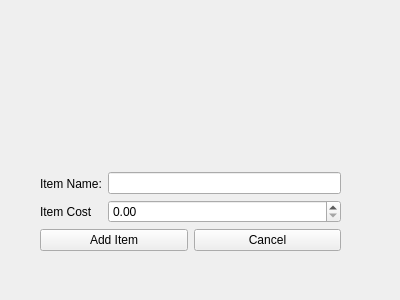
<?xml version="1.0" encoding="UTF-8"?>
<ui version="4.0">
 <class>addSouvenir</class>
 <widget class="QDialog" name="addSouvenir">
  <property name="geometry">
   <rect>
    <x>0</x>
    <y>0</y>
    <width>400</width>
    <height>300</height>
   </rect>
  </property>
  <property name="windowTitle">
   <string>Dialog</string>
  </property>
  <property name="styleSheet">
   <string notr="true">QToolTip {
    border: 1px solid #76797C;
    background-color: #5A7566;
    color: white;
    padding: 0px;                /*remove padding, for fix combobox tooltip.*/
    opacity: 200;
}

QWidget {
    background: qlineargradient(x1:0 y1:0, x2:1 y2:0, stop:0 #000000, stop:1 #434343);

    selection-background-color: #3daee9;
    selection-color: #eff0f1;
    background-clip: border;
    border-image: none;
    border: 0px transparent black;
    outline: 0;
color:white;
}
QHBoxLayout {
    background-color:black;
}

QWidget:item:hover {
    background-color: #18465d;
    color: #eff0f1;
}

QWidget:item:selected {
    background-color: #18465d;
}

QCheckBox {
    spacing: 5px;
    outline: none;
    color: #eff0f1;
    margin-bottom: 2px;
}

QCheckBox:disabled {
    color: #76797C;
}

QCheckBox::indicator,
QGroupBox::indicator {
    width: 18px;
    height: 18px;
}

QGroupBox::indicator {
    margin-left: 2px;
}

QCheckBox::indicator:unchecked {
    image: url(:/qss_icons/rc/checkbox_unchecked.png);
}

QCheckBox::indicator:unchecked:hover,
QCheckBox::indicator:unchecked:focus,
QCheckBox::indicator:unchecked:pressed,
QGroupBox::indicator:unchecked:hover,
QGroupBox::indicator:unchecked:focus,
QGroupBox::indicator:unchecked:pressed {
    border: none;
    image: url(:/qss_icons/rc/checkbox_unchecked_focus.png);
}

QCheckBox::indicator:checked {
    image: url(:/qss_icons/rc/checkbox_checked.png);
}

QCheckBox::indicator:checked:hover,
QCheckBox::indicator:checked:focus,
QCheckBox::indicator:checked:pressed,
QGroupBox::indicator:checked:hover,
QGroupBox::indicator:checked:focus,
QGroupBox::indicator:checked:pressed {
    border: none;
    image: url(:/qss_icons/rc/checkbox_checked_focus.png);
}

QCheckBox::indicator:indeterminate {
    image: url(:/qss_icons/rc/checkbox_indeterminate.png);
}

QCheckBox::indicator:indeterminate:focus,
QCheckBox::indicator:indeterminate:hover,
QCheckBox::indicator:indeterminate:pressed {
    image: url(:/qss_icons/rc/checkbox_indeterminate_focus.png);
}

QCheckBox::indicator:checked:disabled,
QGroupBox::indicator:checked:disabled {
    image: url(:/qss_icons/rc/checkbox_checked_disabled.png);
}

QCheckBox::indicator:unchecked:disabled,
QGroupBox::indicator:unchecked:disabled {
    image: url(:/qss_icons/rc/checkbox_unchecked_disabled.png);
}

QRadioButton {
    spacing: 5px;
    outline: none;
    color: #eff0f1;
    margin-bottom: 2px;
}

QRadioButton:disabled {
    color: #76797C;
}

QRadioButton::indicator {
    width: 21px;
    height: 21px;
}

QRadioButton::indicator:unchecked {
    image: url(:/qss_icons/rc/radio_unchecked.png);
}

QRadioButton::indicator:unchecked:hover,
QRadioButton::indicator:unchecked:focus,
QRadioButton::indicator:unchecked:pressed {
    border: none;
    outline: none;
    image: url(:/qss_icons/rc/radio_unchecked_focus.png);
}

QRadioButton::indicator:checked {
    border: none;
    outline: none;
    image: url(:/qss_icons/rc/radio_checked.png);
}

QRadioButton::indicator:checked:hover,
QRadioButton::indicator:checked:focus,
QRadioButton::indicator:checked:pressed {
    border: none;
    outline: none;
    image: url(:/qss_icons/rc/radio_checked_focus.png);
}

QRadioButton::indicator:checked:disabled {
    outline: none;
    image: url(:/qss_icons/rc/radio_checked_disabled.png);
}

QRadioButton::indicator:unchecked:disabled {
    image: url(:/qss_icons/rc/radio_unchecked_disabled.png);
}

QMenuBar {
    background-color: #31363b;
    color: #eff0f1;
}

QMenuBar::item {
    background: transparent;
}

QMenuBar::item:selected {
    background: transparent;
    border: 1px solid #76797C;
}

QMenuBar::item:pressed {
    border: 1px solid #76797C;
    background-color: #3daee9;
    color: #eff0f1;
    margin-bottom: -1px;
    padding-bottom: 1px;
}

QMenu {
    border: 1px solid #76797C;
    color: #eff0f1;
    margin: 2px;
}

QMenu::icon {
    margin: 5px;
}

QMenu::item {
    padding: 5px 30px 5px 30px;
    border: 1px solid transparent;
    /* reserve space for selection border */
}

QMenu::item:selected {
    color: #eff0f1;
}

QMenu::separator {
    height: 2px;
    background: lightblue;
    margin-left: 10px;
    margin-right: 5px;
}

QMenu::indicator {
    width: 18px;
    height: 18px;
}


/* non-exclusive indicator = check box style indicator
   (see QActionGroup::setExclusive) */

QMenu::indicator:non-exclusive:unchecked {
    image: url(:/qss_icons/rc/checkbox_unchecked.png);
}

QMenu::indicator:non-exclusive:unchecked:selected {
    image: url(:/qss_icons/rc/checkbox_unchecked_disabled.png);
}

QMenu::indicator:non-exclusive:checked {
    image: url(:/qss_icons/rc/checkbox_checked.png);
}

QMenu::indicator:non-exclusive:checked:selected {
    image: url(:/qss_icons/rc/checkbox_checked_disabled.png);
}


/* exclusive indicator = radio button style indicator (see QActionGroup::setExclusive) */

QMenu::indicator:exclusive:unchecked {
    image: url(:/qss_icons/rc/radio_unchecked.png);
}

QMenu::indicator:exclusive:unchecked:selected {
    image: url(:/qss_icons/rc/radio_unchecked_disabled.png);
}

QMenu::indicator:exclusive:checked {
    image: url(:/qss_icons/rc/radio_checked.png);
}

QMenu::indicator:exclusive:checked:selected {
    image: url(:/qss_icons/rc/radio_checked_disabled.png);
}

QMenu::right-arrow {
    margin: 5px;
    image: url(:/qss_icons/rc/right_arrow.png)
}

QWidget:disabled {
    color: #454545;
    background-color: #31363b;
}

QAbstractItemView {
    alternate-background-color: #31363b;
    color: #eff0f1;
    border: 1px solid #3A3939;
    border-radius: 2px;
}

QWidget:focus,
QMenuBar:focus {
    border: 1px solid #3daee9;
}

QTabWidget:focus,
QCheckBox:focus,
QRadioButton:focus,
QSlider:focus {
    border: none;
}

QLineEdit {
    background-color: #232629;
    padding: 5px;
    border-style: solid;
    border: 1px solid #76797C;
    border-radius: 2px;
    color: #eff0f1;
}

QAbstractItemView QLineEdit {
    padding: 0;
}

QGroupBox {
    border: 1px solid #76797C;
    border-radius: 2px;
    margin-top: 20px;
}

QGroupBox::title {
    subcontrol-origin: margin;
    subcontrol-position: top center;
    padding-left: 10px;
    padding-right: 10px;
    padding-top: 10px;
}

QAbstractScrollArea {
    border-radius: 2px;
    border: 1px solid #76797C;
    background-color: transparent;
}

QScrollBar:horizontal {
    height: 15px;
    margin: 3px 15px 3px 15px;
    border: 1px transparent #2A2929;
    border-radius: 4px;
    background-color: #2A2929;
}

QScrollBar::handle:horizontal {
    background-color: #605F5F;
    min-width: 5px;
    border-radius: 4px;
}

QScrollBar::add-line:horizontal {
    margin: 0px 3px 0px 3px;
    border-image: url(:/qss_icons/rc/right_arrow_disabled.png);
    width: 10px;
    height: 10px;
    subcontrol-position: right;
    subcontrol-origin: margin;
}

QScrollBar::sub-line:horizontal {
    margin: 0px 3px 0px 3px;
    border-image: url(:/qss_icons/rc/left_arrow_disabled.png);
    height: 10px;
    width: 10px;
    subcontrol-position: left;
    subcontrol-origin: margin;
}

QScrollBar::add-line:horizontal:hover,
QScrollBar::add-line:horizontal:on {
    border-image: url(:/qss_icons/rc/right_arrow.png);
    height: 10px;
    width: 10px;
    subcontrol-position: right;
    subcontrol-origin: margin;
}

QScrollBar::sub-line:horizontal:hover,
QScrollBar::sub-line:horizontal:on {
    border-image: url(:/qss_icons/rc/left_arrow.png);
    height: 10px;
    width: 10px;
    subcontrol-position: left;
    subcontrol-origin: margin;
}

QScrollBar::up-arrow:horizontal,
QScrollBar::down-arrow:horizontal {
    background: none;
}

QScrollBar::add-page:horizontal,
QScrollBar::sub-page:horizontal {
    background: none;
}

QScrollBar:vertical {
    background-color: #2A2929;
    width: 15px;
    margin: 15px 3px 15px 3px;
    border: 1px transparent #2A2929;
    border-radius: 4px;
}

QScrollBar::handle:vertical {
    background-color: #605F5F;
    min-height: 5px;
    border-radius: 4px;
}

QScrollBar::sub-line:vertical {
    margin: 3px 0px 3px 0px;
    border-image: url(:/qss_icons/rc/up_arrow_disabled.png);
    height: 10px;
    width: 10px;
    subcontrol-position: top;
    subcontrol-origin: margin;
}

QScrollBar::add-line:vertical {
    margin: 3px 0px 3px 0px;
    border-image: url(:/qss_icons/rc/down_arrow_disabled.png);
    height: 10px;
    width: 10px;
    subcontrol-position: bottom;
    subcontrol-origin: margin;
}

QScrollBar::sub-line:vertical:hover,
QScrollBar::sub-line:vertical:on {
    border-image: url(:/qss_icons/rc/up_arrow.png);
    height: 10px;
    width: 10px;
    subcontrol-position: top;
    subcontrol-origin: margin;
}

QScrollBar::add-line:vertical:hover,
QScrollBar::add-line:vertical:on {
    border-image: url(:/qss_icons/rc/down_arrow.png);
    height: 10px;
    width: 10px;
    subcontrol-position: bottom;
    subcontrol-origin: margin;
}

QScrollBar::up-arrow:vertical,
QScrollBar::down-arrow:vertical {
    background: none;
}

QScrollBar::add-page:vertical,
QScrollBar::sub-page:vertical {
    background: none;
}

QTextEdit {
    background-color: #232629;
    color: #eff0f1;
    border: 1px solid #76797C;
}

QPlainTextEdit {
    background-color: #232629;
    ;
    color: #eff0f1;
    border-radius: 2px;
    border: 1px solid #76797C;
}

QHeaderView::section {
    background-color: #76797C;
    color: #eff0f1;
    padding: 5px;
    border: 1px solid #76797C;
}

QSizeGrip {
    image: url(:/qss_icons/rc/sizegrip.png);
    width: 12px;
    height: 12px;
}

QMainWindow::separator {
    background-color: #31363b;
    color: white;
    padding-left: 4px;
    spacing: 2px;
    border: 1px dashed #76797C;
}

QMainWindow::separator:hover {
    background-color: #787876;
    color: white;
    padding-left: 4px;
    border: 1px solid #76797C;
    spacing: 2px;
}

QMenu::separator {
    height: 1px;
    background-color: #76797C;
    color: white;
    padding-left: 4px;
    margin-left: 10px;
    margin-right: 5px;
}

QFrame {
    border-radius: 2px;
    border: 1px solid #76797C;
}

QFrame[frameShape=&quot;0&quot;] {
    border-radius: 2px;
    border: 1px transparent #76797C;
}

QStackedWidget {
    border: 1px transparent black;
}

QToolBar {
    border: 1px transparent #393838;
    background: 1px solid #31363b;
    font-weight: bold;
}

QToolBar::handle:horizontal {
    image: url(:/qss_icons/rc/Hmovetoolbar.png);
}

QToolBar::handle:vertical {
    image: url(:/qss_icons/rc/Vmovetoolbar.png);
}

QToolBar::separator:horizontal {
    image: url(:/qss_icons/rc/Hsepartoolbar.png);
}

QToolBar::separator:vertical {
    image: url(:/qss_icons/rc/Vsepartoolbar.png);
}

QToolButton#qt_toolbar_ext_button {
    background: #58595a
}

QPushButton {
    color: white;
    background: qlineargradient(x1:0 y1:0, x2:1 y2:0, stop:0 #333333, stop:1 #dd1818);

    border-width: 1px;
    border-color: rgb(255, 0, 24);
    border-style: solid;
    padding: 5px;
    border-radius: 2px;
    outline: none;
}

QPushButton:pressed {
    background-color: #e65c00;
    padding-top: -15px;
    padding-bottom: -17px;
}

QComboBox {
    selection-background-color: #3daee9;
    border-style: solid;
    border: 1px solid #76797C;
    border-radius: 2px;
    padding: 5px;
    min-width: 75px;
}

QPushButton:checked {
    background-color: #76797C;
    border-color: #6A6969;
}

QComboBox:hover,
QPushButton:hover,
QAbstractSpinBox:hover,
QLineEdit:hover,
QTextEdit:hover,
QPlainTextEdit:hover,
QAbstractView:hover,
QTreeView:hover {
    border: 2px solid yellow;
    color: yellow;
}

QComboBox:on {
    padding-top: 3px;
    padding-left: 4px;
    selection-background-color: rgba(255, 0, 0, 0.5);
}

QComboBox QAbstractItemView {
    background-color: #232629;
    border-radius: 2px;
    border: 1px solid #76797C;
    selection-background-color: #18465d;
}

QComboBox::drop-down {
    subcontrol-origin: padding;
    subcontrol-position: top right;
    width: 15px;
    border-left-width: 0px;
    border-left-color: darkgray;
    border-left-style: solid;
    border-top-right-radius: 3px;
    border-bottom-right-radius: 3px;
}

QComboBox::down-arrow {
    image: url(:/qss_icons/rc/down_arrow_disabled.png);
}

QComboBox::down-arrow:on,
QComboBox::down-arrow:hover,
QComboBox::down-arrow:focus {
    image: url(:/qss_icons/rc/down_arrow.png);
}

QAbstractSpinBox {
    padding: 5px;
    border: 1px solid #76797C;
    background-color: #232629;
    color: #eff0f1;
    border-radius: 2px;
    min-width: 75px;
}

QAbstractSpinBox:up-button {
    background-color: transparent;
    subcontrol-origin: border;
    subcontrol-position: center right;
}

QAbstractSpinBox:down-button {
    background-color: transparent;
    subcontrol-origin: border;
    subcontrol-position: center left;
}

QAbstractSpinBox::up-arrow,
QAbstractSpinBox::up-arrow:disabled,
QAbstractSpinBox::up-arrow:off {
    image: url(:/qss_icons/rc/up_arrow_disabled.png);
    width: 10px;
    height: 10px;
}

QAbstractSpinBox::up-arrow:hover {
    image: url(:/qss_icons/rc/up_arrow.png);
}

QAbstractSpinBox::down-arrow,
QAbstractSpinBox::down-arrow:disabled,
QAbstractSpinBox::down-arrow:off {
    image: url(:/qss_icons/rc/down_arrow_disabled.png);
    width: 10px;
    height: 10px;
}

QAbstractSpinBox::down-arrow:hover {
    image: url(:/qss_icons/rc/down_arrow.png);
}

QLabel {
    border: 0px solid black;
}

QTabWidget {
    border: 0px transparent black;
}

QTabWidget::pane {
    border: 1px solid #76797C;
    padding: 5px;
    margin: 0px;
}

QTabWidget::tab-bar {
    /* left: 5px; move to the right by 5px */
}

QTabBar {
    qproperty-drawBase: 0;
    border-radius: 3px;
}

QTabBar:focus {
    border: 0px transparent black;
}

QTabBar::close-button {
    image: url(:/qss_icons/rc/close.png);
    background: transparent;
}

QTabBar::close-button:hover {
    image: url(:/qss_icons/rc/close-hover.png);
    background: transparent;
}

QTabBar::close-button:pressed {
    image: url(:/qss_icons/rc/close-pressed.png);
    background: transparent;
}


/* TOP TABS */

QTabBar::tab:top {
    color: #eff0f1;
    border: 1px solid #76797C;
    border-bottom: 1px transparent black;
    background-color: #31363b;
    padding: 5px;
    min-width: 50px;
    border-top-left-radius: 2px;
    border-top-right-radius: 2px;
}

QTabBar::tab:top:selected {
    color: #eff0f1;
    background-color: #54575B;
    border: 1px solid #76797C;
    border-bottom: 2px solid #3daee9;
    border-top-left-radius: 2px;
    border-top-right-radius: 2px;
}

QTabBar::tab:top:!selected:hover {
    background-color: #3daee9;
}


/* BOTTOM TABS */

QTabBar::tab:bottom {
    color: #eff0f1;
    border: 1px solid #76797C;
    border-top: 1px transparent black;
    background-color: #31363b;
    padding: 5px;
    border-bottom-left-radius: 2px;
    border-bottom-right-radius: 2px;
    min-width: 50px;
}

QTabBar::tab:bottom:selected {
    color: #eff0f1;
    background-color: #54575B;
    border: 1px solid #76797C;
    border-top: 2px solid #3daee9;
    border-bottom-left-radius: 2px;
    border-bottom-right-radius: 2px;
}

QTabBar::tab:bottom:!selected:hover {
    background-color: #3daee9;
}


/* LEFT TABS */

QTabBar::tab:left {
    color: #eff0f1;
    border: 1px solid #76797C;
    border-left: 1px transparent black;
    background-color: #31363b;
    padding: 5px;
    border-top-right-radius: 2px;
    border-bottom-right-radius: 2px;
    min-height: 50px;
}

QTabBar::tab:left:selected {
    color: #eff0f1;
    background-color: #54575B;
    border: 1px solid #76797C;
    border-left: 2px solid #3daee9;
    border-top-right-radius: 2px;
    border-bottom-right-radius: 2px;
}

QTabBar::tab:left:!selected:hover {
    background-color: #3daee9;
}


/* RIGHT TABS */

QTabBar::tab:right {
    color: #eff0f1;
    border: 1px solid #76797C;
    border-right: 1px transparent black;
    background-color: #31363b;
    padding: 5px;
    border-top-left-radius: 2px;
    border-bottom-left-radius: 2px;
    min-height: 50px;
}

QTabBar::tab:right:selected {
    color: #eff0f1;
    background-color: #54575B;
    border: 1px solid #76797C;
    border-right: 2px solid #3daee9;
    border-top-left-radius: 2px;
    border-bottom-left-radius: 2px;
}

QTabBar::tab:right:!selected:hover {
    background-color: #3daee9;
}

QTabBar QToolButton::right-arrow:enabled {
    image: url(:/qss_icons/rc/right_arrow.png);
}

QTabBar QToolButton::left-arrow:enabled {
    image: url(:/qss_icons/rc/left_arrow.png);
}

QTabBar QToolButton::right-arrow:disabled {
    image: url(:/qss_icons/rc/right_arrow_disabled.png);
}

QTabBar QToolButton::left-arrow:disabled {
    image: url(:/qss_icons/rc/left_arrow_disabled.png);
}

QDockWidget {
    background: #31363b;
    border: 1px solid #403F3F;
    titlebar-close-icon: url(:/qss_icons/rc/close.png);
    titlebar-normal-icon: url(:/qss_icons/rc/undock.png);
}

QDockWidget::close-button,
QDockWidget::float-button {
    border: 1px solid transparent;
    border-radius: 2px;
    background: transparent;
}

QDockWidget::close-button:hover,
QDockWidget::float-button:hover {
    background: rgba(255, 255, 255, 10);
}

QDockWidget::close-button:pressed,
QDockWidget::float-button:pressed {
    padding: 1px -1px -1px 1px;
    background: rgba(255, 255, 255, 10);
}

QTreeView,
QListView {
    border: 1px solid #76797C;
    background-color: #232629;
}

QTreeView:branch:selected,
QTreeView:branch:hover {
    background: url(:/qss_icons/rc/transparent.png);
}

QTreeView::branch:has-siblings:!adjoins-item {
    border-image: url(:/qss_icons/rc/transparent.png);
}

QTreeView::branch:has-siblings:adjoins-item {
    border-image: url(:/qss_icons/rc/transparent.png);
}

QTreeView::branch:!has-children:!has-siblings:adjoins-item {
    border-image: url(:/qss_icons/rc/transparent.png);
}

QTreeView::branch:has-children:!has-siblings:closed,
QTreeView::branch:closed:has-children:has-siblings {
    image: url(:/qss_icons/rc/branch_closed.png);
}

QTreeView::branch:open:has-children:!has-siblings,
QTreeView::branch:open:has-children:has-siblings {
    image: url(:/qss_icons/rc/branch_open.png);
}

QTreeView::branch:has-children:!has-siblings:closed:hover,
QTreeView::branch:closed:has-children:has-siblings:hover {
    image: url(:/qss_icons/rc/branch_closed-on.png);
}

QTreeView::branch:open:has-children:!has-siblings:hover,
QTreeView::branch:open:has-children:has-siblings:hover {
    image: url(:/qss_icons/rc/branch_open-on.png);
}

QListView::item:!selected:hover,
QTreeView::item:!selected:hover {
    background: #18465d;
    outline: 0;
    color: #eff0f1
}

QListView::item:selected:hover,
QTreeView::item:selected:hover {
    background: #287399;
    color: #eff0f1;
}

QTreeView::indicator:checked,
QListView::indicator:checked {
    image: url(:/qss_icons/rc/checkbox_checked.png);
}

QTreeView::indicator:unchecked,
QListView::indicator:unchecked {
    image: url(:/qss_icons/rc/checkbox_unchecked.png);
}

QTreeView::indicator:checked:hover,
QTreeView::indicator:checked:focus,
QTreeView::indicator:checked:pressed,
QListView::indicator:checked:hover,
QListView::indicator:checked:focus,
QListView::indicator:checked:pressed {
    image: url(:/qss_icons/rc/checkbox_checked_focus.png);
}

QTreeView::indicator:unchecked:hover,
QTreeView::indicator:unchecked:focus,
QTreeView::indicator:unchecked:pressed,
QListView::indicator:unchecked:hover,
QListView::indicator:unchecked:focus,
QListView::indicator:unchecked:pressed {
    image: url(:/qss_icons/rc/checkbox_unchecked_focus.png);
}

QSlider::groove:horizontal {
    border: 1px solid #565a5e;
    height: 4px;
    background: #565a5e;
    margin: 0px;
    border-radius: 2px;
}

QSlider::handle:horizontal {
    background: #232629;
    border: 1px solid #565a5e;
    width: 16px;
    height: 16px;
    margin: -8px 0;
    border-radius: 9px;
}

QSlider::groove:vertical {
    border: 1px solid #565a5e;
    width: 4px;
    background: #565a5e;
    margin: 0px;
    border-radius: 3px;
}

QSlider::handle:vertical {
    background: #232629;
    border: 1px solid #565a5e;
    width: 16px;
    height: 16px;
    margin: 0 -8px;
    border-radius: 9px;
}

QToolButton {
    background-color: transparent;
    border: 1px transparent #76797C;
    border-radius: 2px;
    margin: 3px;
    padding: 5px;
}

QToolButton[popupMode=&quot;1&quot;] {
    /* only for MenuButtonPopup */
    padding-right: 20px;
    /* make way for the popup button */
    border: 1px #76797C;
    border-radius: 5px;
}

QToolButton[popupMode=&quot;2&quot;] {
    /* only for InstantPopup */
    padding-right: 10px;
    /* make way for the popup button */
    border: 1px #76797C;
}

QToolButton:hover,
QToolButton::menu-button:hover {
    background-color: transparent;
    border: 1px solid #3daee9;
    padding: 5px;
}

QToolButton:checked,
QToolButton:pressed,
QToolButton::menu-button:pressed {
    background-color: #3daee9;
    border: 1px solid #3daee9;
    padding: 5px;
}


/* the subcontrol below is used only in the InstantPopup or DelayedPopup mode */

QToolButton::menu-indicator {
    image: url(:/qss_icons/rc/down_arrow.png);
    top: -7px;
    left: -2px;
    /* shift it a bit */
}


/* the subcontrols below are used only in the MenuButtonPopup mode */

QToolButton::menu-button {
    border: 1px transparent #76797C;
    border-top-right-radius: 6px;
    border-bottom-right-radius: 6px;
    /* 16px width + 4px for border = 20px allocated above */
    width: 16px;
    outline: none;
}

QToolButton::menu-arrow {
    image: url(:/qss_icons/rc/down_arrow.png);
}

QToolButton::menu-arrow:open {
    border: 1px solid #76797C;
}

QPushButton::menu-indicator {
    subcontrol-origin: padding;
    subcontrol-position: bottom right;
    left: 8px;
}

QTableView {
    border: 1px solid #76797C;
    gridline-color: #31363b;
    background-color: #232629;
}

QTableView,
QHeaderView {
    border-radius: 0px;
}

QTableView::item:pressed,
QListView::item:pressed,
QTreeView::item:pressed {
    background: #18465d;
    color: #eff0f1;
}

QTableView::item:selected:active,
QTreeView::item:selected:active,
QListView::item:selected:active {
    background: #287399;
    color: #eff0f1;
}

QHeaderView {
    background-color: #31363b;
    border: 1px transparent;
    border-radius: 0px;
    margin: 0px;
    padding: 0px;
}

QHeaderView::section {
    background-color: #31363b;
    color: #eff0f1;
    padding: 5px;
    border: 1px solid #76797C;
    border-radius: 0px;
    text-align: center;
}

QHeaderView::section::vertical::first,
QHeaderView::section::vertical::only-one {
    border-top: 1px solid #76797C;
}

QHeaderView::section::vertical {
    border-top: transparent;
}

QHeaderView::section::horizontal::first,
QHeaderView::section::horizontal::only-one {
    border-left: 1px solid #76797C;
}

QHeaderView::section::horizontal {
    border-left: transparent;
}

QHeaderView::section:checked {
    color: white;
    background-color: #334e5e;
}


/* style the sort indicator */

QHeaderView::down-arrow {
    image: url(:/qss_icons/rc/down_arrow.png);
}

QHeaderView::up-arrow {
    image: url(:/qss_icons/rc/up_arrow.png);
}

QTableCornerButton::section {
    background-color: #31363b;
    border: 1px transparent #76797C;
    border-radius: 0px;
}

QToolBox {
    padding: 5px;
    border: 1px transparent black;
}

QToolBox::tab {
    color: #eff0f1;
    background-color: #31363b;
    border: 1px solid #76797C;
    border-bottom: 1px transparent #31363b;
    border-top-left-radius: 5px;
    border-top-right-radius: 5px;
}

QToolBox::tab:selected {
    /* italicize selected tabs */
    font: italic;
    background-color: #31363b;
    border-color: #3daee9;
}

QStatusBar::item {
    border: 0px transparent dark;
}

QFrame[height=&quot;3&quot;],
QFrame[width=&quot;3&quot;] {
    background-color: #76797C;
}

QSplitter::handle {
    border: 1px dashed #76797C;
}

QSplitter::handle:hover {
    background-color: #787876;
    border: 1px solid #76797C;
}

QSplitter::handle:horizontal {
    width: 1px;
}

QSplitter::handle:vertical {
    height: 1px;
}

QProgressBar {
    border: 1px solid #76797C;
    border-radius: 5px;
    text-align: center;
}

QProgressBar::chunk {
    background-color: #05B8CC;
}

QDateEdit {
    selection-background-color: #3daee9;
    border-style: solid;
    border: 1px solid #3375A3;
    border-radius: 2px;
    padding: 1px;
    min-width: 75px;
}

QDateEdit:on {
    padding-top: 3px;
    padding-left: 4px;
    selection-background-color: rgba(255, 0, 0, 0.5)
}

QDateEdit QAbstractItemView {
    background-color: #232629;
    border-radius: 2px;
    border: 1px solid #3375A3;
    selection-background-color: #3daee9;
}

QDateEdit::drop-down {
    subcontrol-origin: padding;
    subcontrol-position: top right;
    width: 15px;
    border-left-width: 0px;
    border-left-color: darkgray;
    border-left-style: solid;
    border-top-right-radius: 3px;
    border-bottom-right-radius: 3px;
}

QDateEdit::down-arrow {
    image: url(:/qss_icons/rc/down_arrow_disabled.png);
}

QDateEdit::down-arrow:on,
QDateEdit::down-arrow:hover,
QDateEdit::down-arrow:focus {
    image: url(:/qss_icons/rc/down_arrow.png);
}
</string>
  </property>
  <widget class="QDialogButtonBox" name="buttonBox_2">
   <property name="geometry">
    <rect>
     <x>200</x>
     <y>350</y>
     <width>341</width>
     <height>32</height>
    </rect>
   </property>
   <property name="orientation">
    <enum>Qt::Horizontal</enum>
   </property>
   <property name="standardButtons">
    <set>QDialogButtonBox::Cancel|QDialogButtonBox::Ok</set>
   </property>
  </widget>
  <widget class="QWidget" name="layoutWidget">
   <property name="geometry">
    <rect>
     <x>40</x>
     <y>30</y>
     <width>301</width>
     <height>221</height>
    </rect>
   </property>
   <layout class="QVBoxLayout" name="verticalLayout_4">
    <item>
     <layout class="QVBoxLayout" name="verticalLayout_3">
      <item>
       <widget class="QLabel" name="team_name">
        <property name="text">
         <string/>
        </property>
       </widget>
      </item>
      <item>
       <layout class="QHBoxLayout" name="horizontalLayout">
        <item>
         <layout class="QVBoxLayout" name="verticalLayout">
          <item>
           <widget class="QLabel" name="label_2">
            <property name="text">
             <string>Item Name:</string>
            </property>
           </widget>
          </item>
          <item>
           <widget class="QLabel" name="label_3">
            <property name="text">
             <string>Item Cost</string>
            </property>
           </widget>
          </item>
         </layout>
        </item>
        <item>
         <layout class="QVBoxLayout" name="verticalLayout_2">
          <item>
           <widget class="QLineEdit" name="iName">
            <property name="maxLength">
             <number>25</number>
            </property>
           </widget>
          </item>
          <item>
           <widget class="QDoubleSpinBox" name="doubleSpinBox"/>
          </item>
         </layout>
        </item>
       </layout>
      </item>
     </layout>
    </item>
    <item>
     <layout class="QHBoxLayout" name="horizontalLayout_2">
      <item>
       <widget class="QPushButton" name="pushButton">
        <property name="text">
         <string>Add Item</string>
        </property>
       </widget>
      </item>
      <item>
       <widget class="QPushButton" name="pushButton_2">
        <property name="text">
         <string>Cancel</string>
        </property>
       </widget>
      </item>
     </layout>
    </item>
   </layout>
  </widget>
 </widget>
 <resources/>
 <connections/>
</ui>
